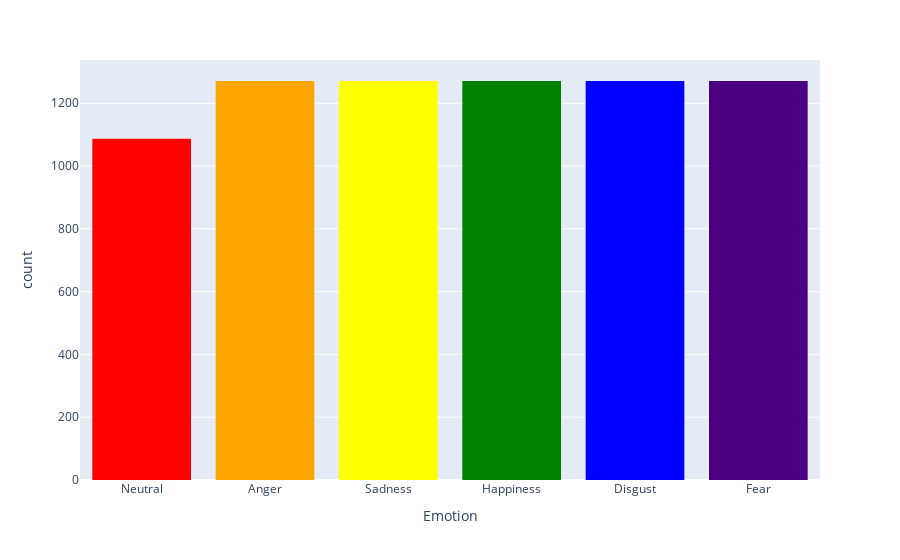

Here is the notebook cell this chart was saved with:
### Code cell
# count emotion
df_audio['Emotion'].value_counts()
# plot emotion
fig = px.histogram(df_audio, x='Emotion')
# change color for each emotion
fig.update_traces(marker_color=['#FF0000', '#FFA500', '#FFFF00', '#008000', '#0000FF', '#4B0082', '#EE82EE'])                 
fig.show()

### Figure 1 — Plotly figure (JSON) as saved in the notebook; plotly's stock layout.template omitted (floating-point values rounded to 4 significant figures; data arrays with more than 128 entries replaced by an {"elided": "..."} marker saying what was removed)
{"data": [{"alignmentgroup": "True", "bingroup": "x", "hovertemplate": "Emotion=%{x}<br>count=%{y}<extra></extra>", "legendgroup": "", "marker": {"color": ["#FF0000", "#FFA500", "#FFFF00", "#008000", "#0000FF", "#4B0082", "#EE82EE"], "pattern": {"shape": ""}}, "name": "", "offsetgroup": "", "orientation": "v", "showlegend": false, "type": "histogram", "x": {"elided": "7442 str values"}, "xaxis": "x", "yaxis": "y"}], "layout": {"barmode": "relative", "legend": {"tracegroupgap": 0}, "margin": {"t": 60}, "xaxis": {"anchor": "y", "domain": [0, 1], "title": {"text": "Emotion"}}, "yaxis": {"anchor": "x", "domain": [0, 1], "title": {"text": "count"}}}}
